Frame 1 (no input): blank canvas, image omitted
Frame 60 (no input): blank canvas, image omitted
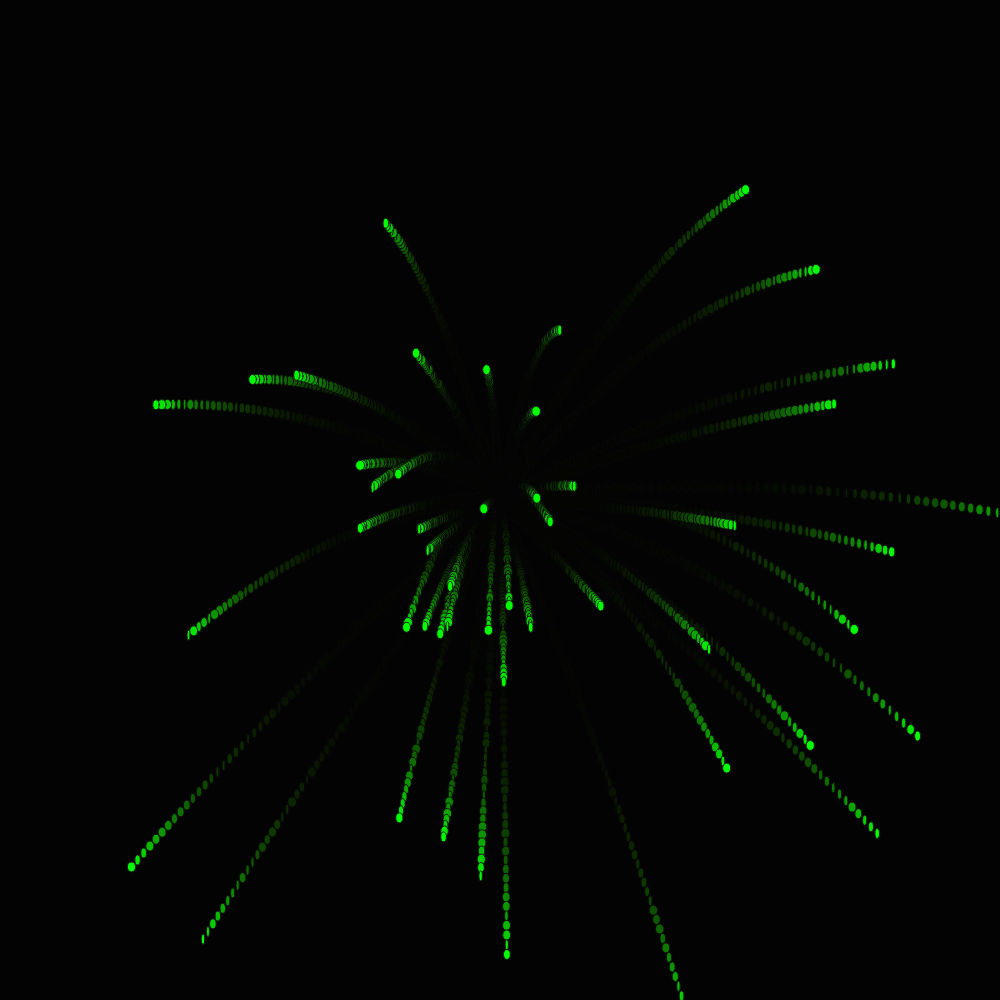
Frame 120 (the mouse pressed at the canvas centre since frame 60)

The p5.js sketch whose frames 1 and 60 were blank and that drew this single picture after the mouse press (run headless with seeded random() and noise() and a simulated clock; from frame 60 on, the mouse is pressed at the canvas centre):

// p5.js sketch
// ── sketch.js
let firework

function setup() {
  createCanvas(1000, 1000);
  colorMode(HSB)
}

function draw() {
  background(0, 0.1);
  if(firework){
    firework.update()
  }
  
  
  // p.update()
  // p.show()
}

function mousePressed(){
  firework=new Firework(mouseX, mouseY, random(2,200))
  
}

class Firework{
  constructor(x,y){
    this.p=[]
    this.numParticles=50
    for(let i=0; i<this.numParticles; i++){
      this.p.push(new Particle(x,y))
    }
  }
  
  update(){
    // this.p.forEach(function(particle,i){
    //   // particle.update()
    //   // particle.show()
    //   if(particle.update()){
    //     particle.show()
    //   } else{
    //     //remove it
    //     this.p.splice(i,1)
    //   }
    // })
    
    for(let i=this.p.length-1; i>0; i--){
      if(this.p[i].update()){
        this.p[i].show()
      } else{
        //remove it
        this.p.splice(i,1)
      }
    }
    
  }
}



class Particle{
  constructor(x,y){
    this.x=x
    this.y=y
    this.a=random(TWO_PI)
    this.speed=random(0.001,9)
    this.fall=random(0.0000000001,0.0000001)
    this.gravity=random(0.005,0.1)
    this.moveX=cos(this.a)*this.speed
    this.moveY=sin(this.a)*this.speed
    this.col=random(360)
  }
  
  update(){
  // this.x+=this.speed
//   this updates the possition allowing the ellipse to move
    this.x+=this.moveX
    this.y+=this.moveY
    this.y+=this.fall
    this.fall+=this.gravity
    return this.y<height
  }
  
  show(){
    fill(frameCount%360, 100, 100)
    //noStroke()
    stroke(10)
    ellipse(this.x, this.y, random(3,9),10)
    
  }
}
